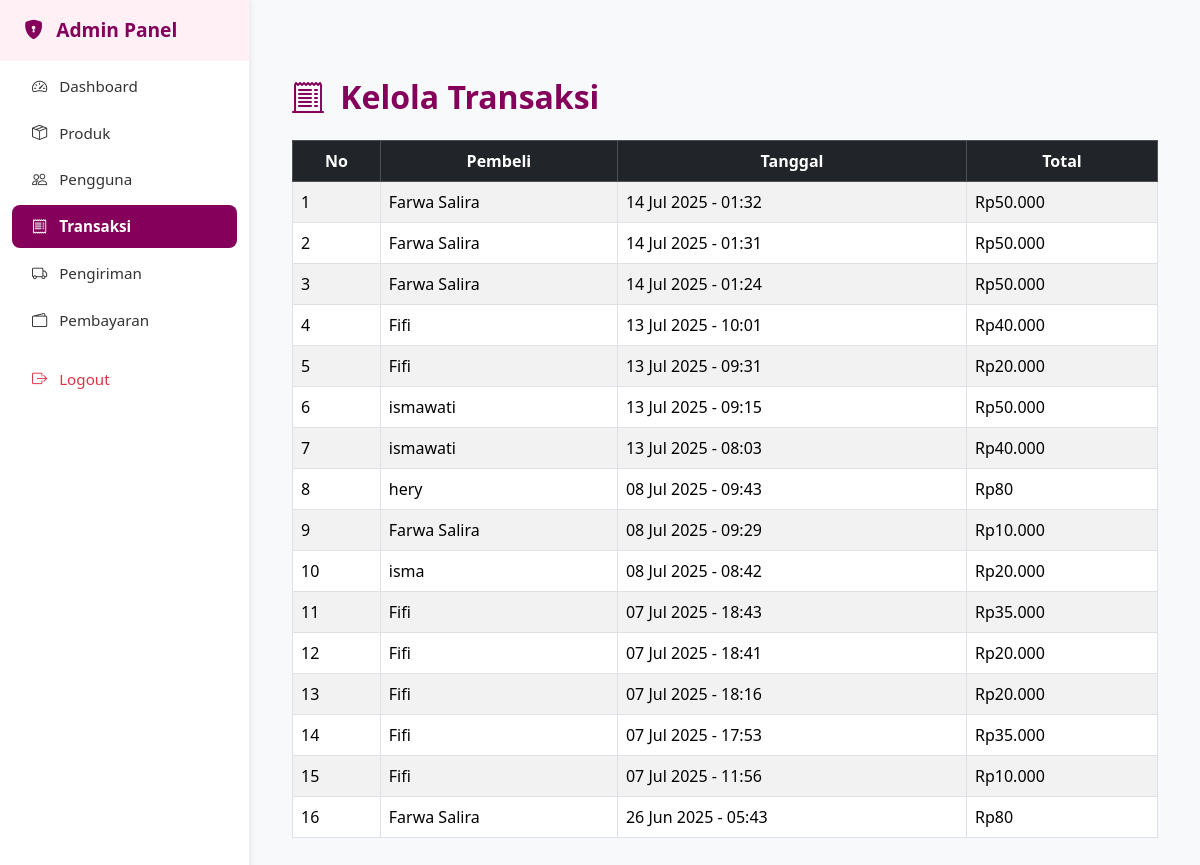
Page /middlewares/index.php?url=admin_transaksi (signed in) on the committed database.
### tables this page shows
CREATE TABLE `pesanan` (
  `id` int(11) NOT NULL,
  `user_id` int(11) NOT NULL,
  `nama` varchar(100) NOT NULL,
  `alamat` text NOT NULL,
  `metode` enum('COD','Transfer') NOT NULL,
  `tanggal` datetime NOT NULL,
  `total` decimal(15,2) NOT NULL,
  `status_pengiriman` varchar(100) DEFAULT 'Diproses',
  `lokasi_pengiriman` varchar(100) DEFAULT 'Gudang',
  `estimasi_tiba` date DEFAULT NULL,
  `diterima` tinyint(1) DEFAULT 0,
  `order_id` varchar(100) DEFAULT NULL,
  `snap_token` varchar(100) DEFAULT NULL,
  `status_pembayaran` varchar(100) DEFAULT NULL,
  `payment_type` varchar(50) DEFAULT NULL,
  `transaction_time` datetime DEFAULT NULL
);

CREATE TABLE `users` (
  `id` int(11) NOT NULL,
  `name` varchar(100) NOT NULL,
  `email` varchar(100) NOT NULL,
  `password` varchar(255) NOT NULL,
  `role` enum('admin','user') NOT NULL,
  `created_at` timestamp NOT NULL DEFAULT current_timestamp(),
  `is_seller` tinyint(1) DEFAULT 0,
  `nama_toko` varchar(100) DEFAULT NULL,
  `deskripsi_toko` text DEFAULT NULL,
  `telepon` varchar(20) DEFAULT NULL,
  `alamat_toko` varchar(100) DEFAULT NULL
);

### views/admin/admin_transaksi.php (the view, shortened to what this page needs)
<?php
include 'config/database.php';
$transaksi = $conn->query("SELECT p.id AS pesanan_id, u.name AS pembeli, p.tanggal, SUM(pi.harga * pi.jumlah) AS total
FROM pesanan p
JOIN users u ON u.id = p.user_id
JOIN pesanan_item pi ON pi.pesanan_id = p.id
GROUP BY p.id
ORDER BY p.tanggal DESC");
?>
<div class="container py-5">
  <h2 class="fw-bold mb-4" style="color: #85005A;"><i class="bi bi-receipt-cutoff me-2"></i> Kelola Transaksi</h2>
  <?php if ($transaksi->num_rows > 0): ?>
    <div class="table-responsive">
      <table class="table table-bordered table-striped">
        <thead class="table-dark text-center">
          <tr>
            <th>No</th>
            <th>Pembeli</th>
            <th>Tanggal</th>
            <th>Total</th>
          </tr>
        </thead>
        <tbody>
          <?php $no = 1; while ($row = $transaksi->fetch_assoc()): ?>
            <tr>
              <td><?= $no++ ?></td>
              <td><?= htmlspecialchars($row['pembeli']) ?></td>
              <td><?= date('d M Y - H:i', strtotime($row['tanggal'])) ?></td>
              <td>Rp<?= number_format($row['total'], 0, ',', '.') ?></td>
            </tr>
          <?php endwhile; ?>
        </tbody>
      </table>
    </div>
  <?php else: ?>
    <div class="alert alert-info text-center">
      <i class="bi bi-info-circle"></i> Belum ada transaksi yang tercatat.
    </div>
  <?php endif; ?>
</div>
<?php
include __DIR__ . '/../layouts/admin_layout.php';
?>

### views/layouts/admin_layout.php (style rules this page uses)
body { font-family: 'Segoe UI', sans-serif; background-color: #f8f9fa; margin: 0; }

### rows in the picture
pesanan: user.name "Farwa Salira", tanggal "14 Jul 2025 - 01:32", total "50.000"
pesanan: user.name "Farwa Salira", tanggal "14 Jul 2025 - 01:31", total "50.000"
pesanan: user.name "Farwa Salira", tanggal "14 Jul 2025 - 01:24", total "50.000"
pesanan: user.name "Fifi", tanggal "13 Jul 2025 - 10:01", total "40.000"
pesanan: user.name "Fifi", tanggal "13 Jul 2025 - 09:31", total "20.000"
pesanan: user.name "ismawati", tanggal "13 Jul 2025 - 09:15", total "50.000"
pesanan: user.name "ismawati", tanggal "13 Jul 2025 - 08:03", total "40.000"
pesanan: user.name "hery", tanggal "08 Jul 2025 - 09:43", total "80"
pesanan: user.name "Farwa Salira", tanggal "08 Jul 2025 - 09:29", total "10.000"
pesanan: user.name "isma", tanggal "08 Jul 2025 - 08:42", total "20.000"
pesanan: user.name "Fifi", tanggal "07 Jul 2025 - 18:43", total "35.000"
pesanan: user.name "Fifi", tanggal "07 Jul 2025 - 18:41", total "20.000"
pesanan: user.name "Fifi", tanggal "07 Jul 2025 - 18:16", total "20.000"
pesanan: user.name "Fifi", tanggal "07 Jul 2025 - 17:53", total "35.000"
pesanan: user.name "Fifi", tanggal "07 Jul 2025 - 11:56", total "10.000"
pesanan: user.name "Farwa Salira", tanggal "26 Jun 2025 - 05:43", total "80"

### other values in the picture
$item['label'] "Dashboard"
$item['label'] "Produk"
$item['label'] "Pengguna"
$item['label'] "Transaksi"
$item['label'] "Pengiriman"
$item['label'] "Pembayaran"
